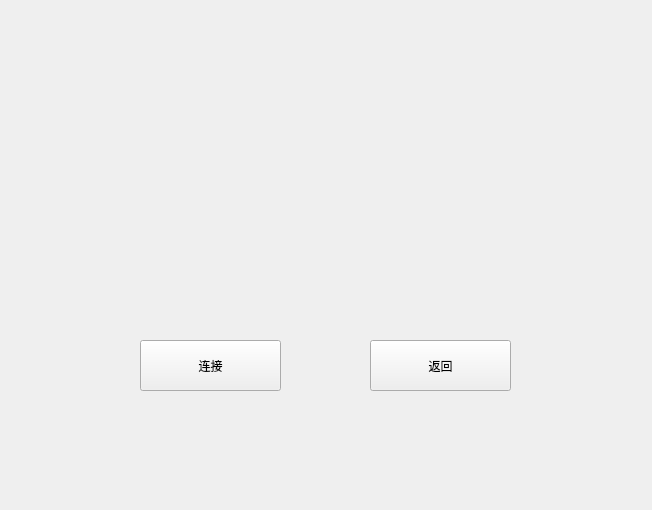
<?xml version="1.0" encoding="UTF-8"?>
<ui version="4.0">
 <class>Form</class>
 <widget class="QWidget" name="Form">
  <property name="geometry">
   <rect>
    <x>0</x>
    <y>0</y>
    <width>652</width>
    <height>510</height>
   </rect>
  </property>
  <property name="windowTitle">
   <string>Form</string>
  </property>
  <widget class="QPushButton" name="pushButton">
   <property name="geometry">
    <rect>
     <x>140</x>
     <y>340</y>
     <width>141</width>
     <height>51</height>
    </rect>
   </property>
   <property name="text">
    <string>连接</string>
   </property>
  </widget>
  <widget class="QPushButton" name="pushButton_2">
   <property name="geometry">
    <rect>
     <x>370</x>
     <y>340</y>
     <width>141</width>
     <height>51</height>
    </rect>
   </property>
   <property name="text">
    <string>返回</string>
   </property>
  </widget>
 </widget>
 <resources/>
 <connections/>
</ui>
